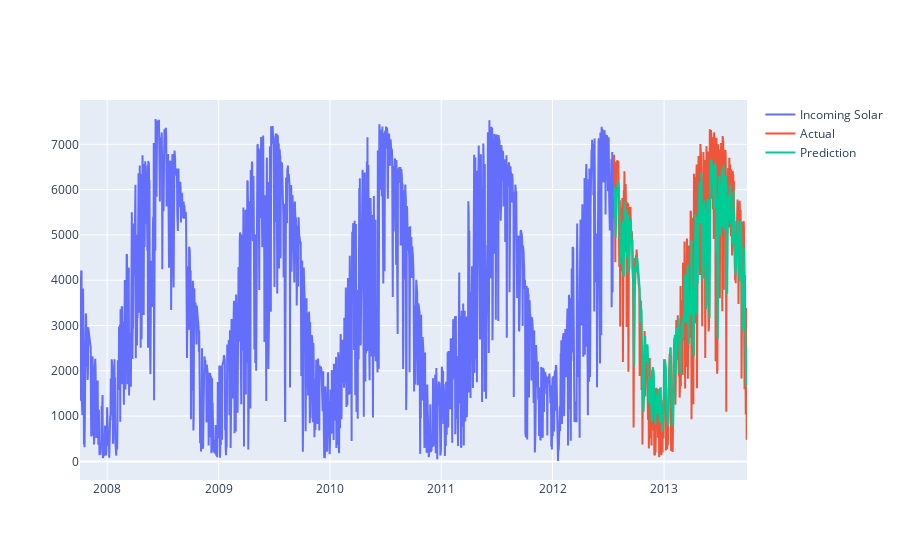

The code cell stored with this chart in its notebook:
### Code cell
pred = scaler.inverse_transform(np.concatenate([X_test.detach().numpy().squeeze(), y_pred.detach().numpy().reshape(-1,1)], axis=1))
fig = go.Figure()
fig.add_trace(go.Scatter(x=data.index[:train.shape[0]], y=data.iloc[:train.shape[0]]["var1(t)"], name="Incoming Solar"))
fig.add_trace(go.Scatter(x=data.index[train.shape[0]:], y=data.iloc[train.shape[0]:]["var1(t)"], name="Actual"))
fig.add_trace(go.Scatter(x=data.index[train.shape[0]:], y=pred[:, -1], name="Prediction"))

fig.show()

### Figure 1 — Plotly figure (JSON) as saved in the notebook; plotly's stock layout.template omitted (floating-point values rounded to 4 significant figures; data arrays with more than 128 entries replaced by an {"elided": "..."} marker saying what was removed)
{"data": [{"name": "Incoming Solar", "type": "scatter", "x": {"elided": "1751 str values"}, "y": {"elided": "1751 float values"}}, {"name": "Actual", "type": "scatter", "x": {"elided": "438 str values"}, "y": {"elided": "438 float values"}}, {"name": "Prediction", "type": "scatter", "x": {"elided": "438 str values"}, "y": {"elided": "438 float values"}}], "layout": {}}
